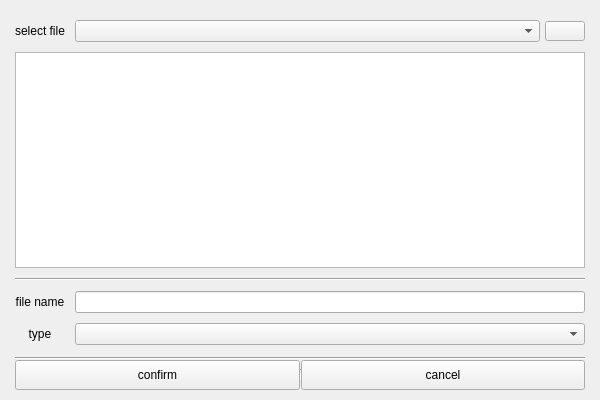
<?xml version="1.0" encoding="UTF-8"?>
<ui version="4.0">
 <class>CMapFileWindow</class>
 <widget class="QWidget" name="CMapFileWindow">
  <property name="geometry">
   <rect>
    <x>0</x>
    <y>0</y>
    <width>600</width>
    <height>400</height>
   </rect>
  </property>
  <property name="windowTitle">
   <string>CLinkFileWindow</string>
  </property>
  <layout class="QVBoxLayout" name="verticalLayout">
   <property name="spacing">
    <number>10</number>
   </property>
   <property name="leftMargin">
    <number>15</number>
   </property>
   <property name="topMargin">
    <number>10</number>
   </property>
   <property name="rightMargin">
    <number>15</number>
   </property>
   <property name="bottomMargin">
    <number>10</number>
   </property>
   <item>
    <widget class="QWidget" name="gpNameWgt" native="true">
     <layout class="QHBoxLayout" name="horizontalLayout_3">
      <property name="spacing">
       <number>10</number>
      </property>
      <property name="leftMargin">
       <number>0</number>
      </property>
      <property name="topMargin">
       <number>0</number>
      </property>
      <property name="rightMargin">
       <number>0</number>
      </property>
      <property name="bottomMargin">
       <number>0</number>
      </property>
     </layout>
    </widget>
   </item>
   <item>
    <layout class="QHBoxLayout" name="horizontalLayout_2">
     <property name="spacing">
      <number>10</number>
     </property>
     <item>
      <widget class="QLabel" name="label">
       <property name="minimumSize">
        <size>
         <width>50</width>
         <height>0</height>
        </size>
       </property>
       <property name="maximumSize">
        <size>
         <width>50</width>
         <height>16777215</height>
        </size>
       </property>
       <property name="text">
        <string>select file</string>
       </property>
      </widget>
     </item>
     <item>
      <layout class="QHBoxLayout" name="horizontalLayout">
       <property name="spacing">
        <number>5</number>
       </property>
       <item>
        <widget class="QComboBox" name="pFileSeletedCBBox">
         <property name="sizePolicy">
          <sizepolicy hsizetype="Preferred" vsizetype="Preferred">
           <horstretch>0</horstretch>
           <verstretch>0</verstretch>
          </sizepolicy>
         </property>
        </widget>
       </item>
       <item>
        <widget class="QToolButton" name="pResetTBtn">
         <property name="minimumSize">
          <size>
           <width>40</width>
           <height>20</height>
          </size>
         </property>
         <property name="maximumSize">
          <size>
           <width>40</width>
           <height>20</height>
          </size>
         </property>
         <property name="text">
          <string/>
         </property>
        </widget>
       </item>
      </layout>
     </item>
    </layout>
   </item>
   <item>
    <widget class="QTreeView" name="fileSelectedView">
     <property name="contextMenuPolicy">
      <enum>Qt::NoContextMenu</enum>
     </property>
    </widget>
   </item>
   <item>
    <widget class="Line" name="line">
     <property name="orientation">
      <enum>Qt::Horizontal</enum>
     </property>
    </widget>
   </item>
   <item>
    <layout class="QFormLayout" name="formLayout">
     <property name="horizontalSpacing">
      <number>10</number>
     </property>
     <property name="verticalSpacing">
      <number>10</number>
     </property>
     <property name="leftMargin">
      <number>0</number>
     </property>
     <item row="0" column="0">
      <widget class="QLabel" name="fileNameLbl">
       <property name="minimumSize">
        <size>
         <width>50</width>
         <height>0</height>
        </size>
       </property>
       <property name="text">
        <string>file name</string>
       </property>
       <property name="alignment">
        <set>Qt::AlignCenter</set>
       </property>
       <property name="wordWrap">
        <bool>false</bool>
       </property>
      </widget>
     </item>
     <item row="0" column="1">
      <widget class="QLineEdit" name="fileNameEdt">
       <property name="contextMenuPolicy">
        <enum>Qt::NoContextMenu</enum>
       </property>
       <property name="readOnly">
        <bool>true</bool>
       </property>
      </widget>
     </item>
     <item row="1" column="0">
      <widget class="QLabel" name="fileTypeLbl">
       <property name="minimumSize">
        <size>
         <width>50</width>
         <height>0</height>
        </size>
       </property>
       <property name="text">
        <string>type</string>
       </property>
       <property name="alignment">
        <set>Qt::AlignCenter</set>
       </property>
      </widget>
     </item>
     <item row="1" column="1">
      <widget class="QComboBox" name="fileFilterCbx">
       <property name="contextMenuPolicy">
        <enum>Qt::NoContextMenu</enum>
       </property>
      </widget>
     </item>
    </layout>
   </item>
   <item>
    <layout class="QVBoxLayout" name="verticalLayout_2">
     <property name="spacing">
      <number>0</number>
     </property>
     <property name="topMargin">
      <number>2</number>
     </property>
     <item>
      <widget class="Line" name="line_3">
       <property name="orientation">
        <enum>Qt::Horizontal</enum>
       </property>
      </widget>
     </item>
     <item>
      <layout class="QHBoxLayout" name="horizontalLayout_6" stretch="0,0,0">
       <property name="spacing">
        <number>0</number>
       </property>
       <item>
        <widget class="QPushButton" name="pOkBtn">
         <property name="sizePolicy">
          <sizepolicy hsizetype="Expanding" vsizetype="Fixed">
           <horstretch>0</horstretch>
           <verstretch>0</verstretch>
          </sizepolicy>
         </property>
         <property name="minimumSize">
          <size>
           <width>0</width>
           <height>30</height>
          </size>
         </property>
         <property name="maximumSize">
          <size>
           <width>16777215</width>
           <height>30</height>
          </size>
         </property>
         <property name="styleSheet">
          <string notr="true"/>
         </property>
         <property name="text">
          <string>confirm</string>
         </property>
        </widget>
       </item>
       <item>
        <widget class="Line" name="line_2">
         <property name="minimumSize">
          <size>
           <width>1</width>
           <height>12</height>
          </size>
         </property>
         <property name="maximumSize">
          <size>
           <width>1</width>
           <height>12</height>
          </size>
         </property>
         <property name="orientation">
          <enum>Qt::Vertical</enum>
         </property>
        </widget>
       </item>
       <item>
        <widget class="QPushButton" name="pCancelBtn">
         <property name="sizePolicy">
          <sizepolicy hsizetype="Expanding" vsizetype="Fixed">
           <horstretch>0</horstretch>
           <verstretch>0</verstretch>
          </sizepolicy>
         </property>
         <property name="minimumSize">
          <size>
           <width>0</width>
           <height>30</height>
          </size>
         </property>
         <property name="maximumSize">
          <size>
           <width>16777215</width>
           <height>30</height>
          </size>
         </property>
         <property name="styleSheet">
          <string notr="true"/>
         </property>
         <property name="text">
          <string>cancel</string>
         </property>
        </widget>
       </item>
      </layout>
     </item>
    </layout>
   </item>
  </layout>
 </widget>
 <layoutdefault spacing="6" margin="11"/>
 <resources/>
 <connections/>
</ui>
